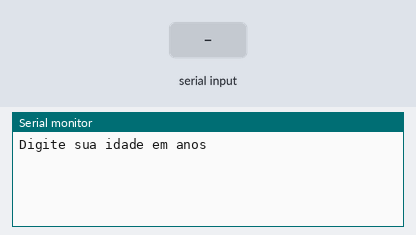
Bench run of a sketch on a simulated Arduino Uno, built with avr-gcc and run on an emulated ATmega328P. On the bench: the last lines printed to the serial monitor. Inputs (shaded band) come from the test bench.

Above: at 1.2 s.
1.3 s: "90,45\n" received over Serial
At 2.0 s:
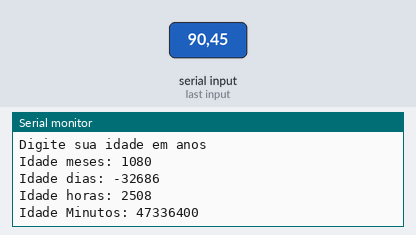
2.8 s: "30,150\n" received over Serial
At 4.2 s:
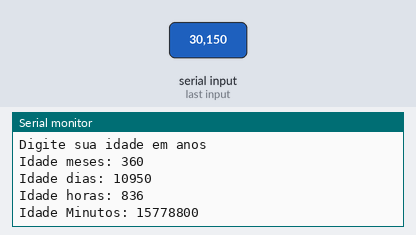
Timing chart, 0 to 5.8 s (numbered marks = the images above; inputs shaded):
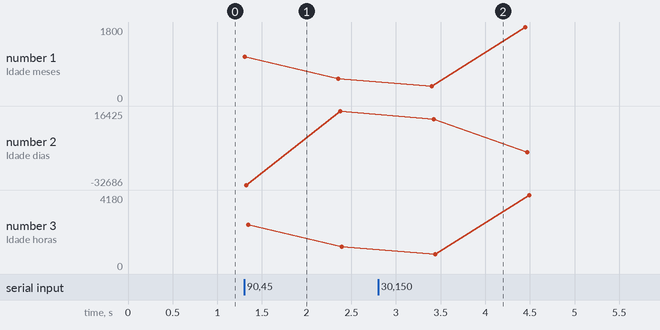

Measured:
- after the input at 1.3 s, the serial monitor: prints a new line at once (image 1)
- after the input at 2.8 s, the serial monitor: prints a new line after 0.60 s (image 2)

The sketch:

lpmb_exerc_cio_11.ino
```cpp
// Faça um programa que receba a idade de uma pessoa em anos e
//imprima essa idade em: Meses, Dias, Horas, Minutos

//Declaração de Variáveis
int idade = 0;
long idadeMeses = 0;
long idadeDias = 0;
long idadeHoras = 0;
long idadeMinutos = 0;

void setup()
{
 Serial.begin(9600);
}

void loop()
{
  //Entrada
  Serial.println("Digite sua idade em anos");//mostra mensagem na tela
  while( !Serial.available() );//espera o usuario dar <enter>
  idade = Serial.parseInt();//transforma a idade digitada em número

  //Processamento
  idadeMeses = idade * 12;
  idadeDias = idade * 365;
  idadeHoras = idade * 8766;
  idadeMinutos = idade * 525960;


  //Saida
  Serial.println ();
  Serial.println("Idade meses: " + String(idadeMeses) );
  Serial.println("Idade dias: " + String(idadeDias) );
  Serial.println("Idade horas: " + String(idadeHoras) );
  Serial.println("Idade Minutos: " + String(idadeMinutos) );
  Serial.println ();

  delay(1000);
}
```
